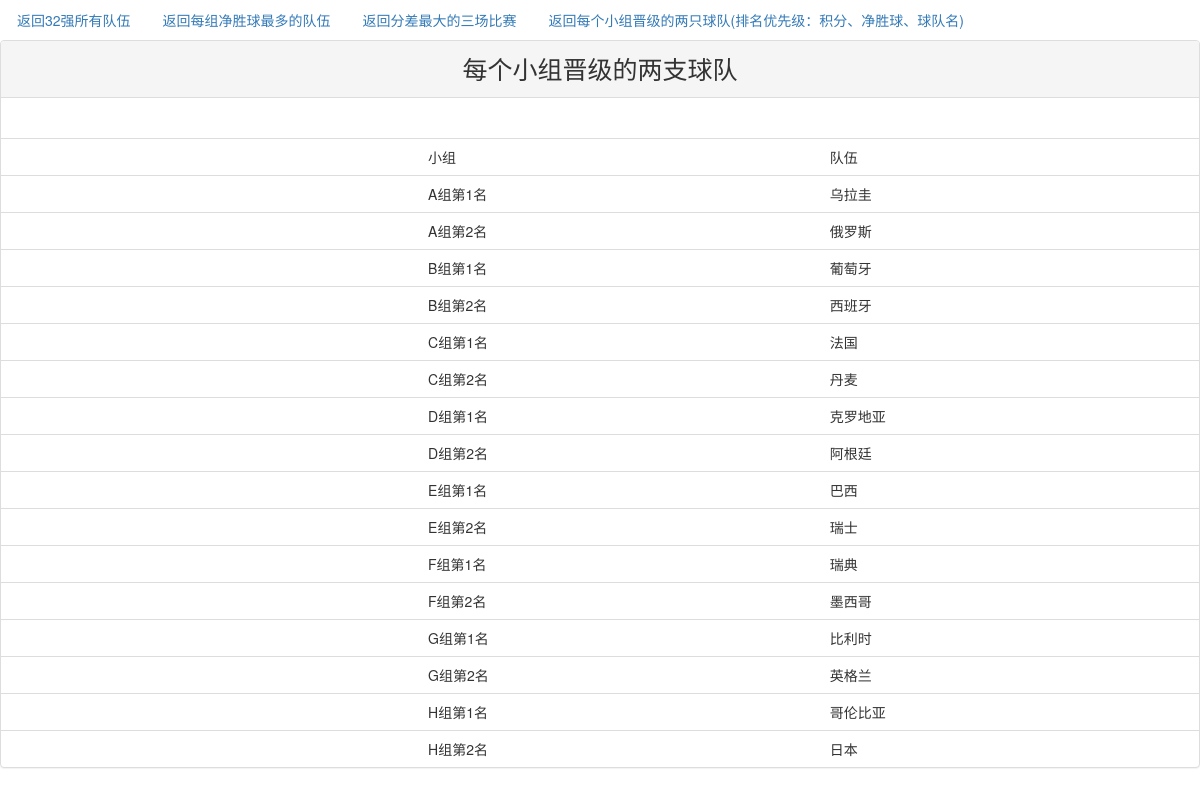
Page /promotion/ on the committed database.
### index/models.py (models this page shows)
class Scores(models.Model):
    team = models.ForeignKey(Teams,on_delete=models.DO_NOTHING)
    group = models.ForeignKey(Groups,on_delete=models.DO_NOTHING)
    goal = models.CharField(max_length=20,verbose_name='进球')
    lost = models.CharField(max_length=20,verbose_name='失球')
    goal_difference = models.CharField(max_length=20,verbose_name='净胜球')
    score = models.CharField(max_length=20,verbose_name='积分')
    def __str__(self):
        return str(self.team)
    class Meta:
        ordering = ['-score','-goal_difference','team_id']

class Teams(models.Model):
    team = models.CharField(max_length=30,verbose_name='球队')
    group = models.ForeignKey(Groups,on_delete=models.DO_NOTHING)
    def __str__(self):
        return self.team

### index/views.py (the view)
# urls.py: url(r'^promotion/$',views.promotion,name='promotion'),
def promotion(request):
    GroupInfos = Groups.objects.all().values('id')
    groups = []
    for GroupInfo in GroupInfos:
        group = GroupInfo['id']
        if group not in groups:
            groups.append(group)
    teams={}
    for group_id in groups:
        group = Groups.objects.get(id=group_id).group
        teaminfo_first = Scores.objects.filter(group_id=group_id)[0]
        teaminfo_second = Scores.objects.filter(group_id=group_id)[1]
        teams[group+'组第1名'] = teaminfo_first
        teams[group+'组第2名'] = teaminfo_second
    return render(request,'promotion.html',locals())

### index/templates/promotion.html (shortened to what this page needs)
{% extends 'base.html' %}
{% load staticfiles %}
{% block content %}
<div class="panel panel-default">
    <div class="panel-heading" style="text-align: center;font-size: 25px">
        每个小组晋级的两支球队
    </div>
    <div class="panel-body">
    </div>
    <table class="table">
        <tr>
            <td></td>
            <td></td>
            <td></td>
            <td></td>
            <td></td>
            <td>小组</td>
            <td>队伍</td>
        </tr>
        {% for group,team in teams.items %}
        <tr>
            <td></td>
            <td></td>
            <td></td>
            <td></td>
            <td></td>
            <td>{{ group }}</td>
            <td>{{ team }}</td>
        </tr>
        {% endfor %}
    </table>
</div>
{% endblock %}

### rows in the picture
Scores: group "A组第1名", team.team "乌拉圭"
Scores: group "A组第2名", team.team "俄罗斯"
Scores: group "B组第1名", team.team "葡萄牙"
Scores: group "B组第2名", team.team "西班牙"
Scores: group "C组第1名", team.team "法国"
Scores: group "C组第2名", team.team "丹麦"
Scores: group "D组第1名", team.team "克罗地亚"
Scores: group "D组第2名", team.team "阿根廷"
Scores: group "E组第1名", team.team "巴西"
Scores: group "E组第2名", team.team "瑞士"
Scores: group "F组第1名", team.team "瑞典"
Scores: group "F组第2名", team.team "墨西哥"
Scores: group "G组第1名", team.team "比利时"
Scores: group "G组第2名", team.team "英格兰"
Scores: group "H组第1名", team.team "哥伦比亚"
Scores: group "H组第2名", team.team "日本"
